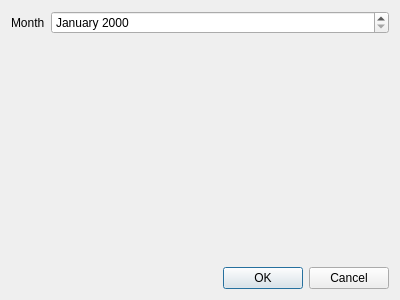
<?xml version="1.0" encoding="UTF-8"?>
<ui version="4.0">
 <class>ReportDialog</class>
 <widget class="QDialog" name="ReportDialog">
  <property name="geometry">
   <rect>
    <x>0</x>
    <y>0</y>
    <width>400</width>
    <height>300</height>
   </rect>
  </property>
  <property name="windowTitle">
   <string>Dialog</string>
  </property>
  <layout class="QVBoxLayout" name="verticalLayout">
   <item>
    <layout class="QFormLayout" name="formLayout">
     <item row="0" column="0">
      <widget class="QLabel" name="lMonth">
       <property name="text">
        <string>Month</string>
       </property>
      </widget>
     </item>
     <item row="0" column="1">
      <widget class="QDateEdit" name="deMonth">
       <property name="displayFormat">
        <string>MMMM yyyy</string>
       </property>
      </widget>
     </item>
    </layout>
   </item>
   <item>
    <widget class="QDialogButtonBox" name="buttonBox">
     <property name="orientation">
      <enum>Qt::Horizontal</enum>
     </property>
     <property name="standardButtons">
      <set>QDialogButtonBox::Cancel|QDialogButtonBox::Ok</set>
     </property>
    </widget>
   </item>
  </layout>
 </widget>
 <resources/>
 <connections>
  <connection>
   <sender>buttonBox</sender>
   <signal>accepted()</signal>
   <receiver>ReportDialog</receiver>
   <slot>accept()</slot>
   <hints>
    <hint type="sourcelabel">
     <x>248</x>
     <y>254</y>
    </hint>
    <hint type="destinationlabel">
     <x>157</x>
     <y>274</y>
    </hint>
   </hints>
  </connection>
  <connection>
   <sender>buttonBox</sender>
   <signal>rejected()</signal>
   <receiver>ReportDialog</receiver>
   <slot>reject()</slot>
   <hints>
    <hint type="sourcelabel">
     <x>316</x>
     <y>260</y>
    </hint>
    <hint type="destinationlabel">
     <x>286</x>
     <y>274</y>
    </hint>
   </hints>
  </connection>
 </connections>
</ui>
